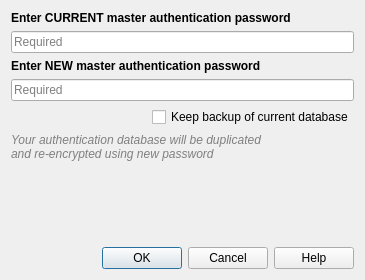
<?xml version="1.0" encoding="UTF-8"?>
<ui version="4.0">
 <class>QgsMasterPasswordResetDialog</class>
 <widget class="QDialog" name="QgsMasterPasswordResetDialog">
  <property name="geometry">
   <rect>
    <x>0</x>
    <y>0</y>
    <width>365</width>
    <height>280</height>
   </rect>
  </property>
  <property name="windowTitle">
   <string>Reset Master Password</string>
  </property>
  <layout class="QVBoxLayout" name="verticalLayout">
   <item>
    <widget class="QLabel" name="label_6">
     <property name="font">
      <font>
       <weight>75</weight>
       <italic>false</italic>
       <bold>true</bold>
      </font>
     </property>
     <property name="text">
      <string>Enter CURRENT master authentication password</string>
     </property>
    </widget>
   </item>
   <item>
    <widget class="QgsPasswordLineEdit" name="leMasterPassCurrent">
     <property name="echoMode">
      <enum>QLineEdit::Password</enum>
     </property>
     <property name="placeholderText">
      <string>Required</string>
     </property>
    </widget>
   </item>
   <item>
    <widget class="QLabel" name="label_7">
     <property name="font">
      <font>
       <weight>75</weight>
       <italic>false</italic>
       <bold>true</bold>
      </font>
     </property>
     <property name="text">
      <string>Enter NEW master authentication password</string>
     </property>
    </widget>
   </item>
   <item>
    <widget class="QgsPasswordLineEdit" name="leMasterPassNew">
     <property name="echoMode">
      <enum>QLineEdit::Password</enum>
     </property>
     <property name="placeholderText">
      <string>Required</string>
     </property>
    </widget>
   </item>
   <item>
    <layout class="QHBoxLayout" name="horizontalLayout_3">
     <item>
      <spacer name="horizontalSpacer">
       <property name="orientation">
        <enum>Qt::Horizontal</enum>
       </property>
       <property name="sizeHint" stdset="0">
        <size>
         <width>12</width>
         <height>20</height>
        </size>
       </property>
      </spacer>
     </item>
     <item>
      <widget class="QCheckBox" name="chkKeepBackup">
       <property name="text">
        <string>Keep backup of current database</string>
       </property>
      </widget>
     </item>
    </layout>
   </item>
   <item>
    <widget class="QLabel" name="label_4">
     <property name="font">
      <font>
       <italic>true</italic>
      </font>
     </property>
     <property name="styleSheet">
      <string notr="true">QLabel { color: rgb(128, 128, 128); }</string>
     </property>
     <property name="text">
      <string>Your authentication database will be duplicated
and re-encrypted using new password</string>
     </property>
     <property name="wordWrap">
      <bool>true</bool>
     </property>
    </widget>
   </item>
   <item>
    <spacer name="verticalSpacer">
     <property name="orientation">
      <enum>Qt::Vertical</enum>
     </property>
     <property name="sizeHint" stdset="0">
      <size>
       <width>20</width>
       <height>0</height>
      </size>
     </property>
    </spacer>
   </item>
   <item>
    <widget class="QDialogButtonBox" name="buttonBox">
     <property name="orientation">
      <enum>Qt::Horizontal</enum>
     </property>
     <property name="standardButtons">
      <set>QDialogButtonBox::Cancel|QDialogButtonBox::Help|QDialogButtonBox::Ok</set>
     </property>
    </widget>
   </item>
  </layout>
 </widget>
 <customwidgets>
  <customwidget>
   <class>QgsPasswordLineEdit</class>
   <extends>QLineEdit</extends>
   <header>qgspasswordlineedit.h</header>
  </customwidget>
 </customwidgets>
 <tabstops>
  <tabstop>leMasterPassCurrent</tabstop>
  <tabstop>leMasterPassNew</tabstop>
  <tabstop>chkKeepBackup</tabstop>
 </tabstops>
 <resources/>
 <connections>
  <connection>
   <sender>buttonBox</sender>
   <signal>accepted()</signal>
   <receiver>QgsMasterPasswordResetDialog</receiver>
   <slot>accept()</slot>
   <hints>
    <hint type="sourcelabel">
     <x>248</x>
     <y>254</y>
    </hint>
    <hint type="destinationlabel">
     <x>157</x>
     <y>274</y>
    </hint>
   </hints>
  </connection>
  <connection>
   <sender>buttonBox</sender>
   <signal>rejected()</signal>
   <receiver>QgsMasterPasswordResetDialog</receiver>
   <slot>reject()</slot>
   <hints>
    <hint type="sourcelabel">
     <x>316</x>
     <y>260</y>
    </hint>
    <hint type="destinationlabel">
     <x>286</x>
     <y>274</y>
    </hint>
   </hints>
  </connection>
 </connections>
</ui>
